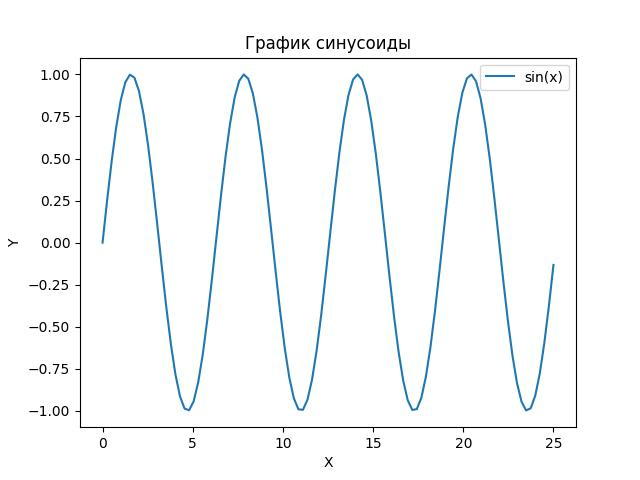
#> input picture Module_11/11/Figure_1.jpeg, 640 x 480 px, found by its file name
$ python module_11_h_w_1_5.py
#> lines starting #> are read from the running program, lines starting #| are printed output that depends on the picture
# 1. **Запрос данных из API с помощью requests:**
#    - Используем библиотеку requests для получения данных о текущей погоде с открытого API.
#    - Выведем полученные данные в консоль.
# 2. **Анализ данных с помощью pandas:**
#    - Загрузим данные из CSV файла с помощью pandas.
#    - Выполним простой анализ данных, например, посчитаем среднее значение столбца.
#    - Выведем результат анализа.
#
# 3. **Математические операции с помощью numpy:**
#    - Создадим массив чисел с помощью numpy.
#    - Выполним математические операции над массивом, например, найдем сумму всех элементов массива.
#    - Выведем результат операций.
#
# 4. **Визуализация данных с помощью matplotlib:**
#    - Создадим простой график с использованием matplotlib, например, график функции.
#    - Оформим график с заголовком, подписями осей и легендой.
#
# 5. **Обработка изображений с помощью pillow:**
#    - Загрузим изображение с помощью pillow.
#    - Изменим размер изображения, применим эффекты (например, черно-белый фильтр).
#    - Сохраним измененное изображение в другом формате.


from PIL import Image

# Получаем абсолютный путь к файлу image.jpg
image_path = "D:/urban-university/urban-university/Module_11/11/Figure_1.jpeg"

# Открываем изображение
image = Image.open(image_path)
#> image is the input picture: PIL image 640x480 RGB; mean R, G, B 247.1, 248.9, 249.5
resized_image = image.resize((500, 500))
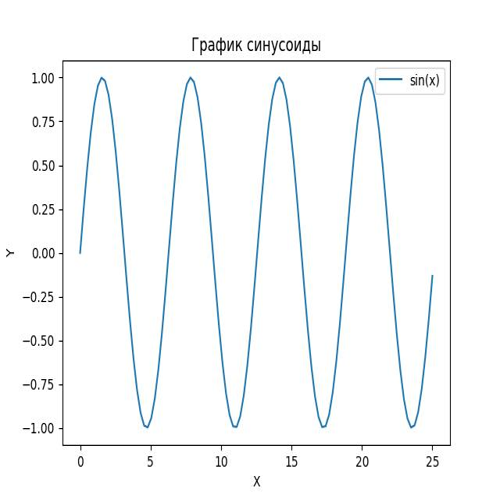
#> resized_image: PIL image 500x500 RGB; mean R, G, B 247, 248.7, 249.3
bw_image = image.convert('L')
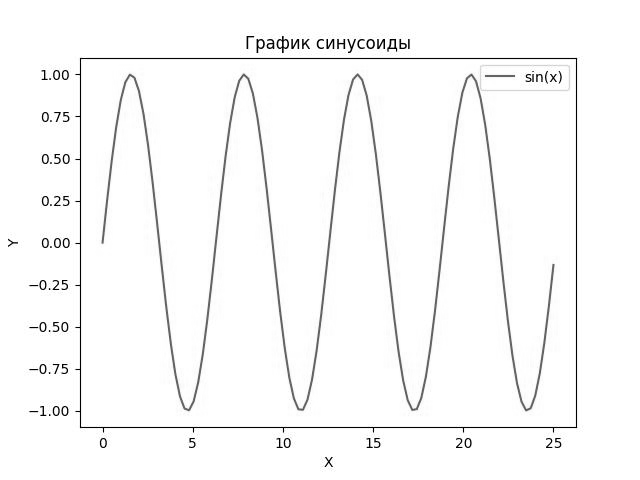
#> bw_image: PIL image 640x480 L; min 0, max 255, mean 248.4
bw_image.save('bw_image.jpg')
